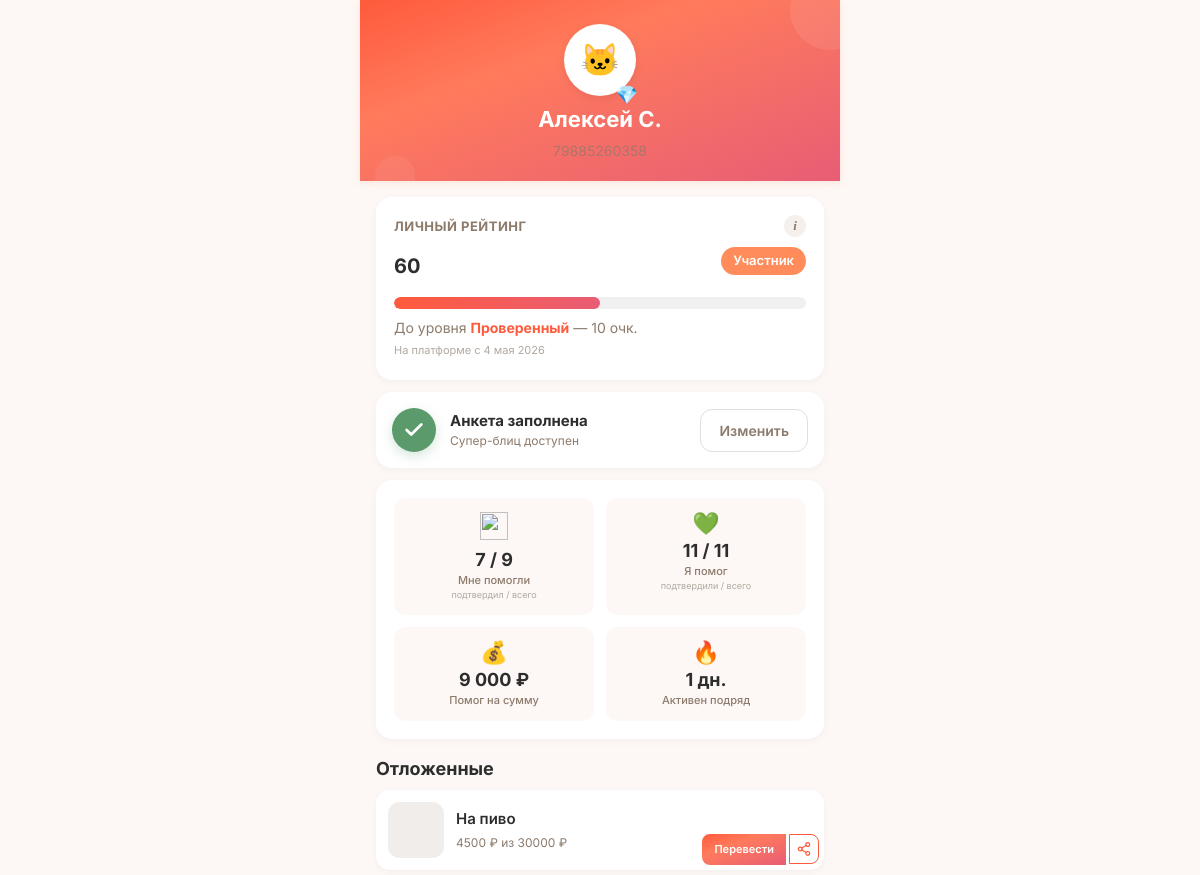
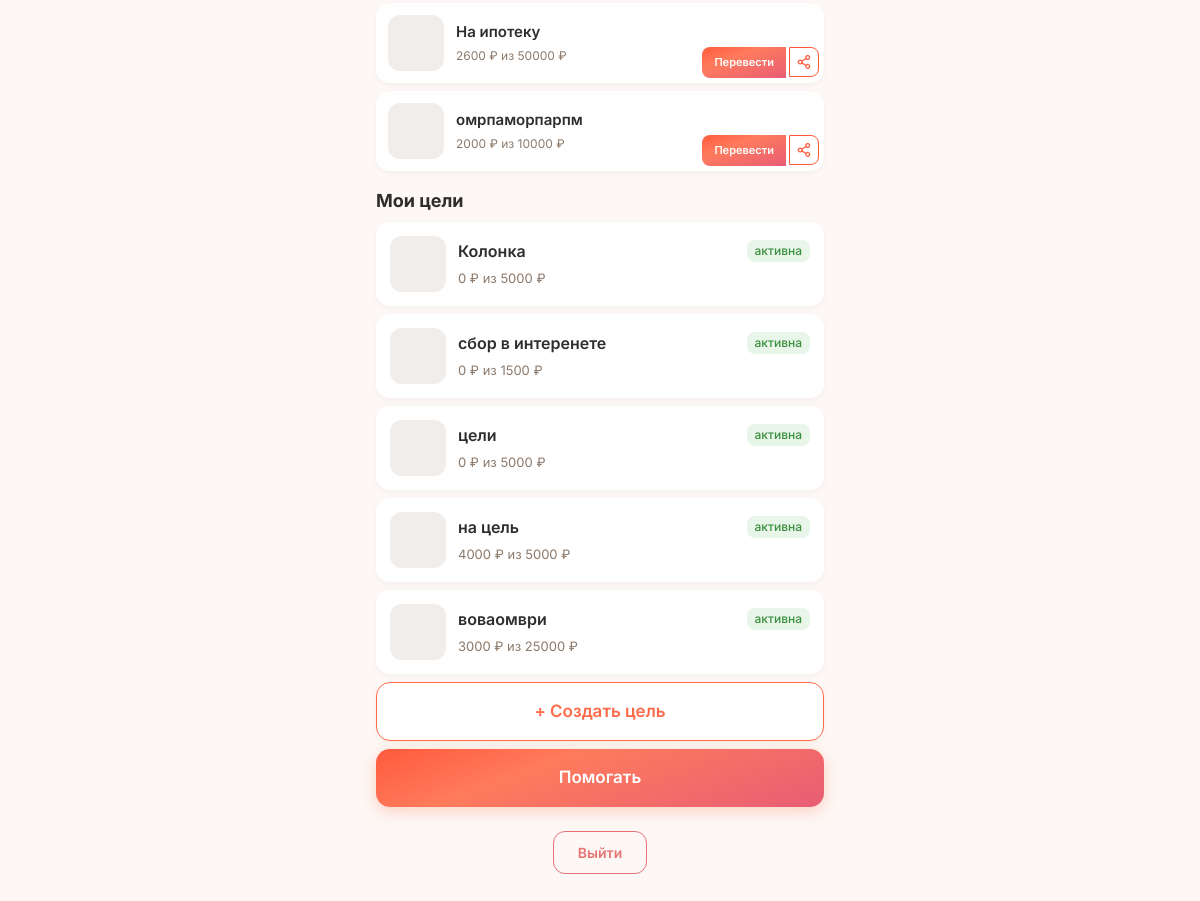
Screenshot of /profile (signed in) with the database file from the repository (2 pictures, top to bottom).
### tables this page shows
CREATE TABLE users (
            id INTEGER PRIMARY KEY AUTOINCREMENT,
            phone TEXT UNIQUE NOT NULL,
            password_hash TEXT NOT NULL,
            email TEXT NULL,
            name TEXT NULL,
            avatar_url TEXT NULL,
            max_id TEXT NULL,
            vk_id TEXT NULL,
            fcm_token TEXT NULL,
            onboarding_passed INTEGER DEFAULT 0,
            rating REAL DEFAULT 0.0,
            rating_level TEXT DEFAULT 'novice',
            confirmations_total INTEGER DEFAULT 0,
            confirmations_approved INTEGER DEFAULT 0,
            confirmations_ignored INTEGER DEFAULT 0,
            donation_streak INTEGER DEFAULT 0,
            goals_helped_close INTEGER DEFAULT 0,
            total_helped_amount REAL DEFAULT 0.00,
            priority_days INTEGER DEFAULT 0,
            circles_of_care INTEGER DEFAULT 0,
            interest_weights TEXT DEFAULT NULL,
            eternal_donation_config TEXT DEFAULT NULL,
            yellow_card_until TEXT NULL,
            is_banned INTEGER DEFAULT 0,
            created_at TEXT DEFAULT (datetime('now'))
        , xp INTEGER DEFAULT 0, xp_level TEXT DEFAULT 'novice', streak_days INTEGER DEFAULT 0, last_action_date TEXT, ip_registered TEXT, author_badge TEXT, trust_score INTEGER DEFAULT 50, trust_level TEXT DEFAULT 'guest', is_admin INTEGER DEFAULT 0, profile_completed INTEGER DEFAULT 0, identity_verified INTEGER DEFAULT 0, city TEXT, region_code TEXT, region_name TEXT, birth_date TEXT, onboarding_step INTEGER DEFAULT 0, identity_verified_at TEXT, identity_doc_path TEXT, identity_selfie_path TEXT);

CREATE TABLE "goals" (
        id INTEGER PRIMARY KEY AUTOINCREMENT,
        user_id INTEGER NOT NULL,
        type TEXT NOT NULL CHECK(type IN ('super_blitz','blitz','serious','urgent','group')),
        title TEXT NOT NULL,
        description TEXT NULL,
        photo_url TEXT NULL,
        amount_goal REAL NOT NULL,
        amount_collected REAL DEFAULT 0.00,
        ends_at TEXT NULL,
        status TEXT DEFAULT 'draft' CHECK(status IN ('draft','active','frozen','completed','failed','lightning_failed','hidden')),
        trial_ends_at TEXT NULL,
        subscription_active_until TEXT NULL,
        last_boosted_at TEXT NULL,
        is_lightning INTEGER DEFAULT 0,
        lightning_started_at TEXT NULL,
        moderation_status TEXT DEFAULT 'pending',
        completion_type TEXT DEFAULT 'organic',
        is_seed INTEGER DEFAULT 0,
        views_count INTEGER DEFAULT 0,
        views_24h INTEGER DEFAULT 0,
        donations_count INTEGER DEFAULT 0,
        donations_24h INTEGER DEFAULT 0,
        created_at TEXT DEFAULT (datetime('now')), photos TEXT, moderation_comment TEXT, moderated_at TEXT, moderated_by INTEGER, resubmission_count INTEGER DEFAULT 0, is_resubmission INTEGER DEFAULT 0, rejection_categories TEXT,
        FOREIGN KEY (user_id) REFERENCES users(id)
    );

### main.py (the view, shortened to what this page needs)
@app.route('/profile')
@login_required
def profile():
    user = get_current_user()
    db = get_db()
    goals = db.execute("SELECT * FROM goals WHERE user_id = ? ORDER BY created_at DESC", (user['id'],)).fetchall()
    received_total = db.execute(
        "SELECT COUNT(*) FROM donations WHERE goal_id IN (SELECT id FROM goals WHERE user_id = ?) AND donor_id IS NOT NULL",
        (user['id'],)
    ).fetchone()[0]
    received_approved = db.execute(
        "SELECT COUNT(*) FROM donations WHERE goal_id IN (SELECT id FROM goals WHERE user_id = ?) AND donor_id IS NOT NULL AND status IN ('recipient_confirmed','completed')",
        (user['id'],)
    ).fetchone()[0]
    sent_total = db.execute(
        "SELECT COUNT(*) FROM donations WHERE donor_id = ?",
        (user['id'],)
    ).fetchone()[0]
    sent_approved = db.execute(
        "SELECT COUNT(*) FROM donations WHERE donor_id = ? AND status IN ('recipient_confirmed','completed')",
        (user['id'],)
    ).fetchone()[0]
    ignored = db.execute(
        "SELECT d.amount_reported, d.donor_confirmed_at, u.phone as donor_phone FROM donations d LEFT JOIN users u ON d.donor_id = u.id WHERE d.goal_id IN (SELECT id FROM goals WHERE user_id = ?) AND d.status = 'donor_confirmed' AND datetime(d.donor_confirmed_at) <= datetime('now', '-24 hours') ORDER BY d.donor_confirmed_at DESC LIMIT 10",
        (user['id'],)
    ).fetchall()
    months = ['января','февраля','марта','апреля','мая','июня','июля','августа','сентября','октября','ноября','декабря']
    ignored_list = []
    liked_goals = db.execute("""
        SELECT g.*, u.name as author_name, u.xp_level as author_level
        FROM likes l
        JOIN goals g ON l.goal_id = g.id
        JOIN users u ON g.user_id = u.id
        WHERE l.user_id = ?
        ORDER BY l.created_at DESC
    """, (user['id'],)).fetchall()
    db.close()
    return render_template('profile.html',
        user=user,
        goals=goals,
        received_total=received_total,
        received_approved=received_approved,
        sent_total=sent_total,
        sent_approved=sent_approved,
        ignored_donations=ignored_list,
        liked_goals=liked_goals)

### main.py (called while the page is built)
def get_current_user():
    if 'user_id' in session:
        db = get_db()
        try:
            user = db.execute("SELECT * FROM users WHERE id = ?", (session['user_id'],)).fetchone()
            return user
        except:
            return None
        finally:
            db.close()
    return None

def login_required(f):
    @wraps(f)
    def wrap(*args, **kwargs):
        if 'user_id' not in session:
            flash('Сначала войдите в аккаунт.', 'warning')
            return redirect(url_for('login'))
        return f(*args, **kwargs)
    return wrap

def level_emoji(level_key):
    return LEVEL_EMOJI.get(level_key, '🌱')

def format_date(date_str):
    if not date_str:
        return ''
    try:
        parts = date_str[:10].split('-')
        return f"{int(parts[2])} {MONTHS[int(parts[1])-1]} {parts[0]}"
    except:
        return date_str[:10]

### models.py (called while the page is built)
def get_db():
    conn = sqlite3.connect(DATABASE, timeout=10)
    conn.row_factory = sqlite3.Row
    conn.execute("PRAGMA journal_mode=WAL")
    conn.execute("PRAGMA synchronous=NORMAL")
    conn.execute("PRAGMA busy_timeout=5000")
    conn.execute("PRAGMA foreign_keys = ON")
    return conn

### trust_engine.py (called while the page is built)
def get_trust_segments(score):
    score = score or 0
    segments = []
    for i, (min_score, key, emoji_name, perks) in enumerate(TRUST_LEVELS):
        if i < len(TRUST_LEVELS) - 1:
            max_score = TRUST_LEVELS[i+1][0]
        else:
            max_score = 999999
        is_current = min_score <= score < max_score
        is_passed = score >= max_score
        segments.append({
            'level': i + 1,
            'key': key,
            'name': get_trust_level_name(key),
            'min_score': min_score,
            'max_score': max_score,
            'color': TRUST_COLORS[i],
            'is_current': is_current,
            'is_passed': is_passed,
        })
    return segments

def get_trust_level_name(level_key):
    NAMES = {
        'guest': 'Гость',
        'newcomer': 'Новичок',
        'member': 'Участник',
        'verified': 'Проверенный',
        'reliable': 'Надёжный',
        'trusted': 'Свой',
        'veteran': 'Старожил',
        'guardian': 'Хранитель',
        'beacon': 'Маяк',
        'guard': 'Страж',
        'sage': 'Мудрец',
        'legend': 'Легенда',
    }
    return NAMES.get(level_key, 'Гость')

### templates/profile.html (shortened to what this page needs)
<!DOCTYPE html>
<html lang="ru">
<head>
    <link rel="stylesheet" href="/static/style.css?v=7">
</head>
<body>
    <div class="container">
        <div class="profile-header">
            <div style="position:relative; display:inline-block;">
            <div class="avatar">🐱</div>
            <span style="position:absolute; bottom:-2px; right:-2px; font-size:18px;">
                {{ user.xp_level|level_emoji }}
            </span>
        </div>
            <h1>{{ user.name or 'Аноним' }}</h1>
            <p class="phone">{{ user.phone }}</p>
        </div>
        {% set tp = trust_progress(user.trust_score or 0) %}
        {% set segs = trust_segments(user.trust_score or 0) %}
        <div class="card" style="position:relative;">
            <div class="card-header-row">
                <span class="card-title">Личный рейтинг</span>
                <button class="info-icon" type="button">i</button>
            </div>
            <div class="trust-row">
                <span class="trust-value">{{ user.trust_score or 0 }}</span>
                {% for seg in segs %}{% if seg.is_current %}<span class="level-badge" style="background: {{ seg.color }}; color: white;">{{ seg.name }}</span>{% endif %}{% endfor %}
            </div>
            <div class="rating-bar" onclick="toggleRatingScale()">
                <div class="rating-fill" style="width: {{ tp.progress_pct }}%;"></div>
            </div>
            <p class="trust-next">
                {% if tp.next_name %}
                    До уровня <strong>{{ tp.next_name }}</strong> — {{ tp.points_to_next }} очк.
                {% else %}
                    👑 Максимальный уровень
                {% endif %}
                <span class="trust-since">На платформе с {{ user.created_at|format_date }}</span>
            </p>
        </div>
        {% if user.profile_completed %}
        <div class="card anketa-card">
            <div class="anketa-status">
                <div class="anketa-icon done">
                    <svg viewBox="0 0 24 24" fill="none" stroke="currentColor" stroke-width="3" stroke-linecap="round" stroke-linejoin="round"><polyline points="20 6 9 17 4 12"></polyline></svg>
                </div>
                <div class="anketa-text">
                    <div class="anketa-title">Анкета заполнена</div>
                    <div class="anketa-hint">Супер-блиц доступен</div>
                </div>
                <a href="/profile/edit" class="anketa-btn secondary">Изменить</a>
            </div>
        </div>
        {% endif %}
        <div class="card">
            <div class="stats-grid">
                <a href="/profile/received" class="stats-cell stats-cell-link">
                    <div class="stats-icon"><img src="https://api.iconify.design/reicon/hand-heart.svg?color=%23FF5A3C" width="28" height="28" alt=""></div>
                    <div class="stats-num">{{ received_approved }} / {{ received_total }}</div>
                    <div class="stats-lbl">Мне помогли<br><span class="stats-hint">подтвердил / всего</span></div>
                </a>
                <a href="/profile/sent" class="stats-cell stats-cell-link">
                    <div class="stats-icon">💚</div>
                    <div class="stats-num">{{ sent_approved }} / {{ sent_total }}</div>
                    <div class="stats-lbl">Я помог<br><span class="stats-hint">подтвердили / всего</span></div>
                </a>
                <button type="button" class="stats-cell stats-cell-btn" onclick="openSumModal()">
                    <div class="stats-icon">💰</div>
                    <div class="stats-num">{{ "{:,.0f}".format(user.total_helped_amount or 0).replace(',', ' ') }} ₽</div>
                    <div class="stats-lbl">Помог на сумму</div>
                </button>
                <button type="button" class="stats-cell stats-cell-btn" onclick="openStreakModal()">
                    <div class="stats-icon">🔥</div>
                    <div class="stats-num">{{ user.streak_days or 0 }} дн.</div>
                    <div class="stats-lbl">Активен подряд</div>
                </button>
            </div>
        </div>
        {% if liked_goals %}
        <h3 class="section-title">Отложенные</h3>
        {% for lg in liked_goals %}
        <div class="liked-goal">
            <a class="liked-goal-cover" href="/goal/{{ lg.id }}" {% if lg.photo_url %}style="background-image: url('{{ lg.photo_url }}');"{% endif %}></a>
            <div class="liked-goal-info">
                <a class="liked-goal-title" href="/goal/{{ lg.id }}">{{ lg.title }}</a>
                <div class="liked-goal-meta">
                    {{ "%.0f"|format(lg.amount_collected) }} ₽ из {{ "%.0f"|format(lg.amount_goal) }} ₽
                </div>
            </div>
            <div class="liked-goal-actions">
                <a class="lg-btn-primary" href="/goal/{{ lg.id }}">Перевести</a>
                <button class="lg-btn-share" onclick="shareGoal('{{ lg.id }}', '{{ lg.title|e }}')" title="Поделиться">
                    <div class="share-icon-{{ lg.id }}" style="width:20px;height:20px;"></div>
                </button>
            </div>
        </div>
        {% endfor %}
        {% endif %}
        <h3 style="margin: 16px 16px 8px; font-size:18px; font-weight:700;">Мои цели</h3>
        {% if goals %}
            {% for goal in goals %}
            <a class="goal-item" href="/goal/{{ goal.id }}">
                <div class="goal-cover" {% if goal.photo_url %}style="background-image: url('{{ goal.photo_url }}');"{% endif %}></div>
                <div class="goal-info">
                    <div class="top">
                        <span class="title">{{ goal.title }}</span>
                        <span class="status status-{{ goal.status }}">{% if goal.status == 'active' %}активна{% elif goal.status == 'completed' %}завершена{% elif goal.status == 'frozen' %}заморожена{% else %}{{ goal.status }}{% endif %}</span>
                    </div>
                    <div style="font-size:13px;color:#8C7A6B;">
                        {{ "%.0f"|format(goal.amount_collected) }} ₽ из {{ "%.0f"|format(goal.amount_goal) }} ₽
                    </div>
                </div>
            </a>
            {% endfor %}
        {% else %}
            <div class="card" style="text-align:center;">
                <p style="color:#8C7A6B; margin:0;">У вас пока нет целей</p>
            </div>
        {% endif %}
        <a class="fab-outline" href="/goals/choose">+ Создать цель</a>
        <a class="fab" href="/goals">Помогать</a>
        <div class="logout-wrap">
            <form method="POST" action="/logout" style="display:inline;">
                <button type="submit" class="logout-btn">Выйти</button>
            </form>
        </div>
    </div>
</body>
</html>

### static/style.css (style rules this page uses)
:root { --cta: #FF6B4A; --cta-hover: #E85D3A; --bg: #FDF8F5; --card: #FFFFFF; --card-shadow: 0 2px 12px rgba(0,0,0,0.04); --text: #2D2D2D; --text-soft: #8C7A6B; --success: #5B9A6B; --error: #E57373; --gold: #D4A853; --gradient-cta: linear-gradient(160deg, #FF5A3C 0%, #FF7B5C 35%, #E85D75 100%); --radius: 12px; --radius-lg: 16px; --font: 'Inter', -apple-system, BlinkMacSystemFont, sans-serif; --transition: 0.2s ease; }
*, *::before, *::after { box-sizing: border-box; margin: 0; padding: 0; }
body { font-family: var(--font); font-size: 16px; line-height: 1.5; background: var(--bg); color: var(--text); -webkit-tap-highlight-color: transparent; -webkit-font-smoothing: antialiased; animation: pageIn 0.3s ease; }
h1 { font-size: 28px; font-weight: 700; line-height: 1.2; }
h3 { font-size: 18px; font-weight: 600; }
p { color: var(--text-soft); }
a { color: var(--cta); text-decoration: none; }
.card { background: var(--card); border-radius: var(--radius-lg); padding: 16px; box-shadow: var(--card-shadow); margin-bottom: 12px; }
html { overscroll-behavior-y: auto; }
* { scrollbar-width: thin; scrollbar-color: #FF5A3C transparent; }
.info-icon { width: 22px; height: 22px; border-radius: 50%; background: #F5F0EC; color: #8C7A6B; font-size: 13px; font-weight: 700; font-style: italic; font-family: Georgia, serif; display: flex; align-items: center; justify-content: center; cursor: pointer; border: none; padding: 0; transition: background 0.15s, color 0.15s, transform 0.1s; flex-shrink: 0; }

### rows the page displays
users: xp_level|level_emoji "💎", name "Алексей С.", phone "79885260358", trust_score "60", created_at "4 мая 2026", total_helped_amount "9 000", streak_days "1"
goals: title "На пиво", amount_collected "4500", amount_goal "30000", {{ lg.id }} 2 (drawn)
goals: title "На ипотеку", amount_collected "2600", amount_goal "50000"
goals: title "омрпаморпарпм", amount_collected "2000", amount_goal "10000"
goals: title "Колонка", status "активна", amount_collected "0", amount_goal "5000"
goals: title "сбор в интеренете", status "активна", amount_collected "0", amount_goal "1500"
goals: title "цели", status "активна", amount_collected "0", amount_goal "5000"
goals: title "на цель", status "активна", amount_collected "4000", amount_goal "5000"
goals: title "воваомври", status "активна", amount_collected "3000", amount_goal "25000"

### other values shown
{{ seg.name }} "Участник"
{{ tp.next_name }} "Проверенный"
{{ tp.points_to_next }} "10"
{{ received_approved }} "7"
{{ received_total }} "9"
{{ sent_approved }} "11"
{{ sent_total }} "11"
